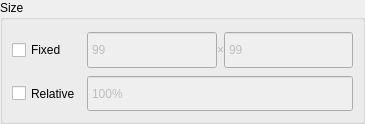
<?xml version="1.0" encoding="UTF-8"?>
<ui version="4.0">
 <class>WindowSize</class>
 <widget class="QDialog" name="WindowSize">
  <property name="geometry">
   <rect>
    <x>0</x>
    <y>0</y>
    <width>365</width>
    <height>124</height>
   </rect>
  </property>
  <property name="focusPolicy">
   <enum>Qt::ClickFocus</enum>
  </property>
  <property name="windowTitle">
   <string>Dialog</string>
  </property>
  <layout class="QVBoxLayout" name="verticalLayout">
   <property name="leftMargin">
    <number>0</number>
   </property>
   <property name="topMargin">
    <number>0</number>
   </property>
   <property name="rightMargin">
    <number>0</number>
   </property>
   <property name="bottomMargin">
    <number>0</number>
   </property>
   <item>
    <widget class="QGroupBox" name="groupBox">
     <property name="title">
      <string>Size</string>
     </property>
     <layout class="QGridLayout" name="gridLayout">
      <property name="topMargin">
       <number>11</number>
      </property>
      <item row="1" column="0">
       <widget class="QCheckBox" name="checkBox_forceOutputScale">
        <property name="sizePolicy">
         <sizepolicy hsizetype="Maximum" vsizetype="Preferred">
          <horstretch>0</horstretch>
          <verstretch>0</verstretch>
         </sizepolicy>
        </property>
        <property name="text">
         <string>Relative</string>
        </property>
       </widget>
      </item>
      <item row="0" column="0">
       <widget class="QCheckBox" name="checkBox_forceOutputRes">
        <property name="enabled">
         <bool>true</bool>
        </property>
        <property name="sizePolicy">
         <sizepolicy hsizetype="Maximum" vsizetype="Preferred">
          <horstretch>0</horstretch>
          <verstretch>0</verstretch>
         </sizepolicy>
        </property>
        <property name="text">
         <string>Fixed</string>
        </property>
       </widget>
      </item>
      <item row="1" column="1">
       <widget class="QSpinBox" name="spinBox_outputScale">
        <property name="enabled">
         <bool>false</bool>
        </property>
        <property name="sizePolicy">
         <sizepolicy hsizetype="Preferred" vsizetype="Preferred">
          <horstretch>0</horstretch>
          <verstretch>0</verstretch>
         </sizepolicy>
        </property>
        <property name="buttonSymbols">
         <enum>QAbstractSpinBox::NoButtons</enum>
        </property>
        <property name="suffix">
         <string>%</string>
        </property>
        <property name="minimum">
         <number>10</number>
        </property>
        <property name="maximum">
         <number>1000</number>
        </property>
        <property name="singleStep">
         <number>10</number>
        </property>
        <property name="value">
         <number>100</number>
        </property>
       </widget>
      </item>
      <item row="0" column="1">
       <layout class="QHBoxLayout" name="horizontalLayout">
        <property name="spacing">
         <number>0</number>
        </property>
        <item>
         <widget class="QSpinBox" name="spinBox_outputResX">
          <property name="enabled">
           <bool>false</bool>
          </property>
          <property name="sizePolicy">
           <sizepolicy hsizetype="Preferred" vsizetype="Preferred">
            <horstretch>0</horstretch>
            <verstretch>0</verstretch>
           </sizepolicy>
          </property>
          <property name="buttonSymbols">
           <enum>QAbstractSpinBox::NoButtons</enum>
          </property>
          <property name="minimum">
           <number>1</number>
          </property>
          <property name="value">
           <number>99</number>
          </property>
         </widget>
        </item>
        <item>
         <widget class="QLabel" name="label_resolutionX">
          <property name="enabled">
           <bool>false</bool>
          </property>
          <property name="sizePolicy">
           <sizepolicy hsizetype="Fixed" vsizetype="Preferred">
            <horstretch>0</horstretch>
            <verstretch>0</verstretch>
           </sizepolicy>
          </property>
          <property name="text">
           <string>&amp;times;</string>
          </property>
          <property name="textFormat">
           <enum>Qt::RichText</enum>
          </property>
          <property name="alignment">
           <set>Qt::AlignCenter</set>
          </property>
         </widget>
        </item>
        <item>
         <widget class="QSpinBox" name="spinBox_outputResY">
          <property name="enabled">
           <bool>false</bool>
          </property>
          <property name="sizePolicy">
           <sizepolicy hsizetype="Preferred" vsizetype="Preferred">
            <horstretch>0</horstretch>
            <verstretch>0</verstretch>
           </sizepolicy>
          </property>
          <property name="buttonSymbols">
           <enum>QAbstractSpinBox::NoButtons</enum>
          </property>
          <property name="minimum">
           <number>1</number>
          </property>
          <property name="value">
           <number>99</number>
          </property>
         </widget>
        </item>
       </layout>
      </item>
     </layout>
    </widget>
   </item>
  </layout>
 </widget>
 <tabstops>
  <tabstop>checkBox_forceOutputRes</tabstop>
  <tabstop>spinBox_outputResX</tabstop>
  <tabstop>spinBox_outputResY</tabstop>
  <tabstop>checkBox_forceOutputScale</tabstop>
  <tabstop>spinBox_outputScale</tabstop>
 </tabstops>
 <resources/>
 <connections/>
</ui>
